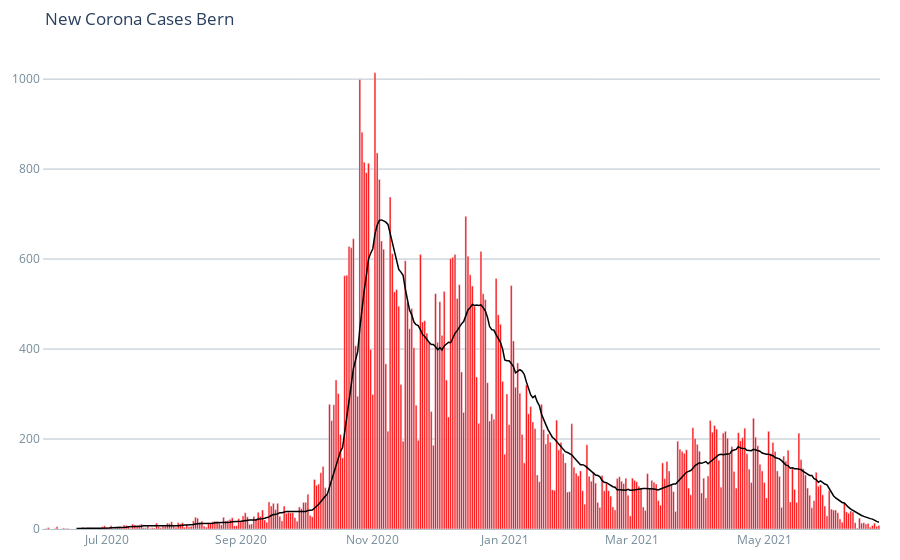

The cell this chart's notebook holds for it:
### Code cell
plot = go.Figure()

plot.add_trace(
    go.Bar(
        name='Daily Meas',
        x=df["date"], 
        y=df["new_cases"],
        marker={
            # size': 10,
            'color': 'red',
            'opacity': 1
        },
    )
)

plot.add_trace(
    go.Scatter(
        name='14 Day MA',
        x=df["date"], 
        y=df["SMA_14"],
        mode='lines',
        marker={
            'size': 1,
            'color': 'black',
            'opacity': 0.7
        },
        line_width=1.5
    )
)


plot.update_layout(
    title_x=0,
    title='New Corona Cases Bern',
    margin={
        'l': 25,
        'b': 25,
        't': 50,
        'r': 20
    },
    height=400,
    yaxis={
        'color': '#748B99',
        'showgrid': True,
        'showline': True,
        'gridwidth': 1,
        'gridcolor': '#B6C3CC',
        # 'rangemode': "tozero",
        'range':
            [0,
             df.new_cases.max() * 1.05],
        # 'ticksuffix': ' '
        # 'tickprefix': 'id: '
    },
    xaxis={
        'showgrid': False,
        'color': '#748B99',
        'showline': True,
        'linecolor': '#B6C3CC',
    },
    paper_bgcolor='#FFFFFF',
    plot_bgcolor='rgba(0,0,0,0)',
    showlegend=False,
    legend={
        'yanchor': 'top',
        'y': 0.99,
        'xanchor': 'right',
        'x': 0.99
    })

plot.show()

### Figure 1 — Plotly figure (JSON) as saved in the notebook; plotly's stock layout.template omitted (floating-point values rounded to 4 significant figures; data arrays with more than 128 entries replaced by an {"elided": "..."} marker saying what was removed)
{"data": [{"marker": {"color": "red", "opacity": 1}, "name": "Daily Meas", "type": "bar", "x": {"elided": "385 str values"}, "y": {"elided": "385 int values"}}, {"line": {"width": 1.5}, "marker": {"color": "black", "opacity": 0.7, "size": 1}, "mode": "lines", "name": "14 Day MA", "type": "scatter", "x": {"elided": "385 str values"}, "y": {"elided": "385 int values"}}], "layout": {"autosize": true, "legend": {"x": 0.99, "xanchor": "right", "y": 0.99, "yanchor": "top"}, "margin": {"b": 25, "l": 25, "r": 20, "t": 50}, "paper_bgcolor": "#FFFFFF", "plot_bgcolor": "rgba(0, 0, 0, 0)", "showlegend": false, "title": {"text": "New Corona Cases Bern"}, "xaxis": {"autorange": true, "color": "#748B99", "linecolor": "#B6C3CC", "range": ["2020-06-01 12:00", "2021-06-23 12:00"], "showgrid": false, "showline": true, "type": "date"}, "yaxis": {"color": "#748B99", "gridcolor": "#B6C3CC", "gridwidth": 1, "range": [0, 1065.0], "showgrid": true, "showline": true, "type": "linear"}}}
